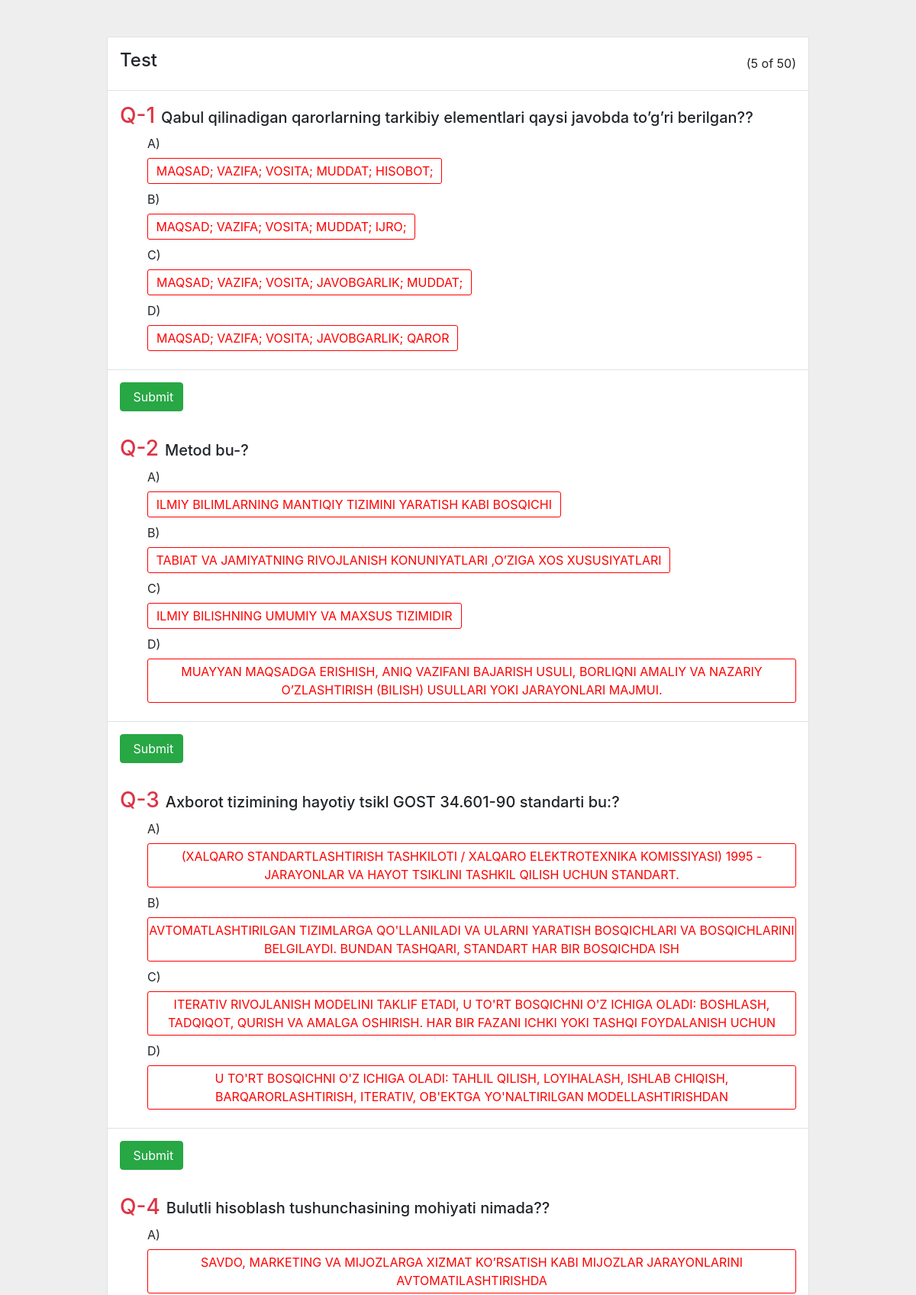
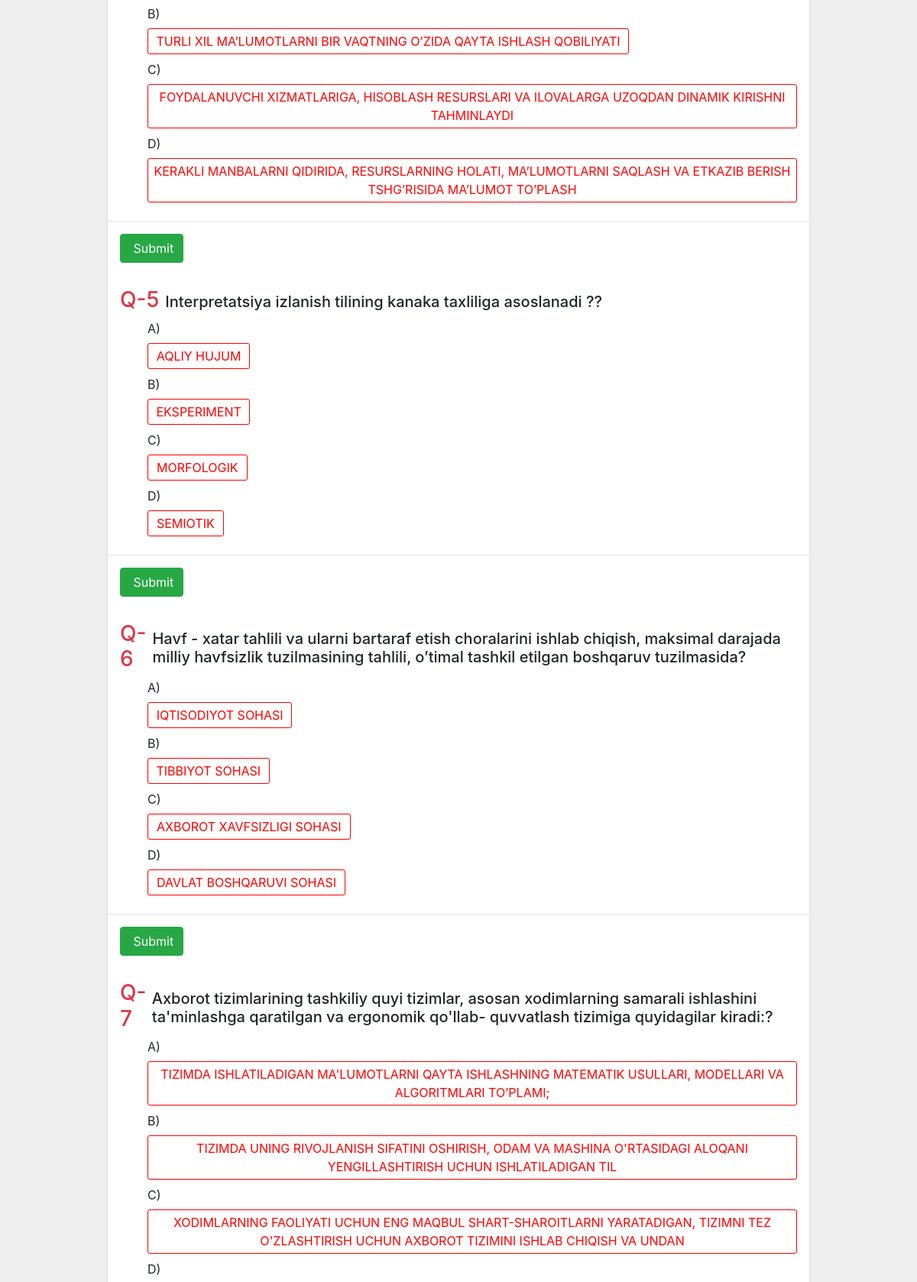
Screenshot of /question/1 (upper part) with the database file from the repository (2 pictures, top to bottom).
### main/models.py (models this page shows)
class Quetion(models.Model):
  choices=(
    ('a','a'),
    ('b','b'),
    ('c','c'),
    ('d','d'),
  )
  title =models.TextField(default='')
  a =models.CharField(max_length=255)
  b=models.CharField(max_length=255)
  c=models.CharField(max_length=255)
  d=models.CharField(max_length=255)
  answer =models.CharField(max_length=20,choices=choices)

### main/views.py (the view)
# urls.py: path('question/<int:pk>',views.test,name="index"),
def test(request,pk):
  page = pk
  if not page:
    page=1
  items = list(Quetion.objects.all())
  questions = random.sample(items, 50)
  context ={
    'questions':questions,
    'question_count':50
  }
  return render(request,'index.html',context)

### templates/index.html (shortened to what this page needs)
<!DOCTYPE html>
<html lang="en">
<head>
  <link rel="stylesheet" href="https://stackpath.bootstrapcdn.com/bootstrap/4.4.1/css/bootstrap.min.css">
  <link rel="stylesheet" href="https://cdnjs.cloudflare.com/ajax/libs/font-awesome/4.7.0/css/font-awesome.min.css">
</head>
<body>
  <div class="container mt-5">
    <div class="d-flex justify-content-center row">
        <div class="col-md-10 col-lg-10">
            <div class="border">
                <div class="question bg-white p-3 border-bottom">
                    <div class="d-flex flex-row justify-content-between align-items-center mcq">
                        <h4>Test</h4><span>(5 of {{question_count}})</span></div>
                </div>
                {%for question in questions %}
                <div class="question bg-white p-3 border-bottom">
                    <div class="d-flex flex-row align-items-center question-title">
                        <h3 class="text-danger">Q-{{ forloop.counter }}</h3>
                        <h5 class="mt-1 ml-2">{{question.title}}?</h5>
                    </div>
                    <div class="ans ml-2">
                    <label class="radio"> <input type="radio" name="{{question.id}}" data-test='a' onclick="checked_an('a')" value="a">A) <span> {{question.a}}</span>
                    </label>
                    </div><div class="ans ml-2">
                    <label class="radio"> <input type="radio" name="{{question.id}}" data-test='b' onclick="checked_an('b')" value="b">B) <span> {{question.b}}</span>
                    </label>
                    </div><div class="ans ml-2">
                    <label class="radio"> <input type="radio" name="{{question.id}}" data-test='c' onclick="checked_an('c')" value="c">C) <span> {{question.c}}</span>
                    </label>
                    </div><div class="ans ml-2">
                    <label class="radio"> <input type="radio" name="{{question.id}}" data-test='d' onclick="checked_an('d')" value="d">D) <span> {{question.d}}</span>
                    </label>
                    </div></div>
                <div class="d-flex flex-row justify-content-between align-items-center p-3 bg-white"><button class="btn btn-primary d-flex align-items-center btn-success" type="button" onclick="answer('{{question.id}}')">&nbsp;Submit</button></div>
                {% endfor %}
            </div>
        </div>
       </div>
    </div>
</body>
</html>

### templates/index.html (style rules this page uses)
body { background-color:#eee; }
label.radio { cursor: pointer; }
label.radio span { padding: 4px 0px; border: 1px solid red; display: inline-block; color: red; width: 100%; text-align: center; border-radius: 3px; margin-top: 7px; text-transform: uppercase; }
.ans { margin-left: 36px !important; }

### rows the page displays
Quetion: title "Qabul qilinadigan qarorlarning tarkibiy elementlari qaysi javobda to’g’ri berilgan?", a "MAQSAD; VAZIFA; VOSITA; MUDDAT; HISOBOT;", b "MAQSAD; VAZIFA; VOSITA; MUDDAT; IJRO;", c "MAQSAD; VAZIFA; VOSITA; JAVOBGARLIK; MUDDAT;", d "MAQSAD; VAZIFA; VOSITA; JAVOBGARLIK; QAROR"
Quetion: title "Metod bu-", a "ILMIY BILIMLARNING MANTIQIY TIZIMINI YARATISH KABI BOSQICHI", b "TABIAT VA JAMIYATNING RIVOJLANISH KONUNIYATLARI ,O’ZIGA XOS XUSUSIYATLARI", c "ILMIY BILISHNING UMUMIY VA MAXSUS TIZIMIDIR", d "MUAYYAN MAQSADGA ERISHISH, ANIQ VAZIFANI BAJARISH USULI, BORLIQNI AMALIY VA NAZARIY O’ZLASHTIRISH (BILISH) USULLARI YOKI JARAYONLARI MAJMUI."
Quetion: title "Axborot tizimining hayotiy tsikl GOST 34.601-90 standarti bu:", a "(XALQARO STANDARTLASHTIRISH TASHKILOTI / XALQARO ELEKTROTEXNIKA KOMISSIYASI) 1995 - JARAYONLAR VA HAYOT TSIKLINI TASHKIL QILISH UCHUN STANDART.", b "AVTOMATLASHTIRILGAN TIZIMLARGA QO'LLANILADI VA ULARNI YARATISH BOSQICHLARI VA BOSQICHLARINI BELGILAYDI. BUNDAN TASHQARI, STANDART HAR BIR BOSQICHDA ISH", c "ITERATIV RIVOJLANISH MODELINI TAKLIF ETADI, U TO'RT BOSQICHNI O'Z ICHIGA OLADI: BOSHLASH, TADQIQOT, QURISH VA AMALGA OSHIRISH. HAR BIR FAZANI ICHKI YOKI TASHQI FOYDALANISH UCHUN", d "U TO'RT BOSQICHNI O'Z ICHIGA OLADI: TAHLIL QILISH, LOYIHALASH, ISHLAB CHIQISH, BARQARORLASHTIRISH, ITERATIV, OB'EKTGA YO'NALTIRILGAN MODELLASHTIRISHDAN"
Quetion: title "Bulutli hisoblash tushunchasining mohiyati nimada?", a "SAVDO, MARKETING VA MIJOZLARGA XIZMAT KO’RSATISH KABI MIJOZLAR JARAYONLARINI AVTOMATILASHTIRISHDA", b "TURLI XIL MA’LUMOTLARNI BIR VAQTNING O’ZIDA QAYTA ISHLASH QOBILIYATI", c "FOYDALANUVCHI XIZMATLARIGA, HISOBLASH RESURSLARI VA ILOVALARGA UZOQDAN DINAMIK KIRISHNI TAHMINLAYDI", d "KERAKLI MANBALARNI QIDIRIDA, RESURSLARNING HOLATI, MA’LUMOTLARNI SAQLASH VA ETKAZIB BERISH TSHG’RISIDA MA’LUMOT TO’PLASH"
Quetion: title "Interpretatsiya izlanish tilining kanaka taxliliga asoslanadi ?", a "AQLIY HUJUM", b "EKSPERIMENT", c "MORFOLOGIK", d "SEMIOTIK"
Quetion: title "Havf - xatar tahlili va ularni bartaraf etish choralarini ishlab chiqish, maksimal darajada milliy havfsizlik tuzilmasining tahlili, o’timal tashkil etilgan boshqaruv tuzilmasida", a "IQTISODIYOT SOHASI", b "TIBBIYOT SOHASI", c "AXBOROT XAVFSIZLIGI SOHASI", d "DAVLAT BOSHQARUVI SOHASI"
Quetion: title "Axborot tizimlarining tashkiliy quyi tizimlar, asosan xodimlarning samarali ishlashini ta'minlashga qaratilgan va ergonomik qo'llab- quvvatlash tizimiga quyidagilar kiradi:", a "TIZIMDA ISHLATILADIGAN MA'LUMOTLARNI QAYTA ISHLASHNING MATEMATIK USULLARI, MODELLARI VA ALGORITMLARI TO’PLAMI;", b "TIZIMDA UNING RIVOJLANISH SIFATINI OSHIRISH, ODAM VA MASHINA O'RTASIDAGI ALOQANI YENGILLASHTIRISH UCHUN ISHLATILADIGAN TIL", c "XODIMLARNING FAOLIYATI UCHUN ENG MAQBUL SHART-SHAROITLARNI YARATADIGAN, TIZIMNI TEZ O'ZLASHTIRISH UCHUN AXBOROT TIZIMINI ISHLAB CHIQISH VA UNDAN"

### other values shown
{{ question_count }} "50"
